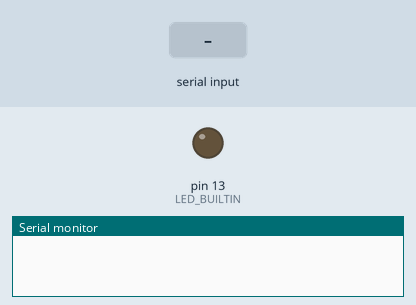
The sketch below on a simulated Arduino Uno, built with avr-gcc and run on an emulated ATmega328P. Parts: output pins drawn as LEDs (lit = HIGH), the last lines printed to the serial monitor. Inputs (shaded band) come from the test bench.

Above: at 1.2 s.
1.3 s: "1" received over Serial
At 2.2 s:
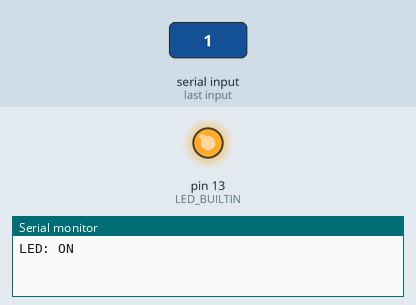
2.8 s: "0" received over Serial
At 3.3 s:
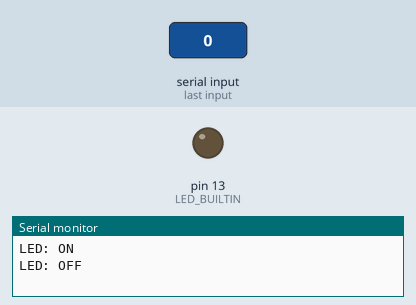
Timing chart, 0 to 5.8 s (numbered marks = the images above; inputs shaded):
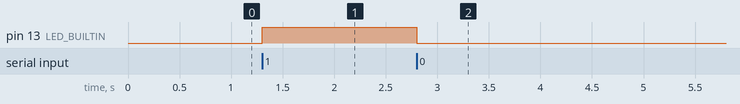

Measured:
- after the input at 1.3 s, pin 13 (LED_BUILTIN): LOW → HIGH at once
- after the input at 2.8 s, pin 13 (LED_BUILTIN): HIGH → LOW at once

The sketch:

controlLed.ino
```cpp
#include <SoftwareSerial.h>


int state=0;
int n;
void setup() {
pinMode(LED_BUILTIN, OUTPUT);
digitalWrite(LED_BUILTIN, LOW);
Serial.begin(9600);

}

void loop() {
 if(Serial.available()>0) {
state=Serial.read();}
if(state == '0'){
  digitalWrite(LED_BUILTIN, LOW);
  Serial.println("LED: OFF");
  state = 0;
  }
else if(state == '1'){
 digitalWrite(LED_BUILTIN, HIGH);
 Serial.println("LED: ON");
 state = 0;
}


}
```
